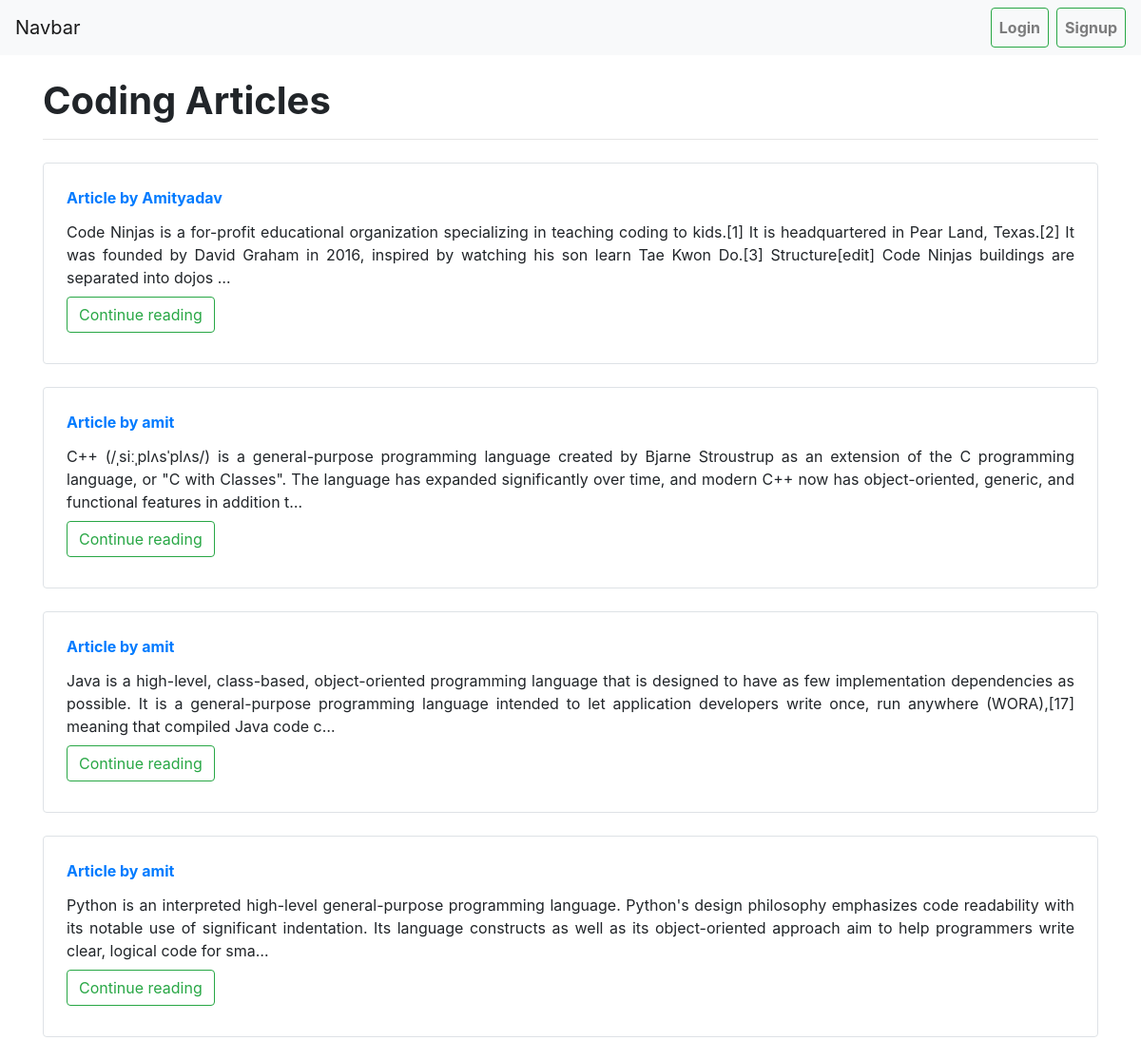
The page /bloghome on the database its author committed.
### user/models.py (models this page shows, shortened)
class Post(models.Model):
    user = models.ForeignKey(User, on_delete=models.CASCADE)
    text = models.TextField(blank = False, null = False)
    created_at = models.DateTimeField(default=timezone.now)
    updated_at = models.DateTimeField(default=timezone.now)

### user/views.py (the view)
# urls.py: path('bloghome',views.blogHome,),
def blogHome(request):
    allPosts=Post.objects.all()
    print(request.user.username)
    context={"allPosts":allPosts}
    return render(request,"user/blogHome.html",context)

### user/templates/user/blogHome.html (shortened to what this page needs)
{% extends 'user/base.html' %}
{% load crispy_forms_tags %}
{% block content %}
<div class="container my-4 text-justify">
    <h1><b>Coding Articles</b></h1>
    <hr>
    {% for post in allPosts %}
    <div style="background-color:white;" class="row no-gutters border rounded overflow-hidden flex-md-row mb-4 shadow-sm h-md-250 position-relative my-4 cbox">
        <div class="col p-4 d-flex flex-column position-static">
          <strong class="d-inline-block mb-2 text-primary">Article by {{post.user}}</strong>
          <p class="card-text mb-auto">{{post.text|truncatechars:300}}</p>
          <div class="my-2">
          <a href="/detail/{{post.id}}" role="button" class="btn btn-outline-success">Continue reading</a>
          </div>
        </div>
      </div>
    {% endfor %}
</div>
{% endblock content %}

### user/templates/user/base.html (shortened to what this page needs)
<!doctype html>
<html lang="en">
<head>
    <link rel="stylesheet" href="https://maxcdn.bootstrapcdn.com/bootstrap/4.0.0/css/bootstrap.min.css"
>
</head>
<body>
    <nav class="navbar navbar-expand-lg navbar-light bg-light">
        <a class="navbar-brand" href="#">Navbar</a>
        <div class="collapse navbar-collapse" id="navbarSupportedContent">
            <ul class="navbar-nav ml-auto">
                {% if request.user.is_authenticated %}
                <li class="nav-item">
                    <a class="nav-link btn btn-outline-success ml-2" href="/createpost"><b>Create Post</b></a>
                </li>
                <li class="nav-item">
                    <a class="nav-link btn btn-outline-success ml-2" href=""><b>Hi {{request.user}}!</b></a>
                </li>
                 <li class="nav-item ">
                    <a class="nav-link btn btn-outline-success ml-2" href="/logout"><b>Logout</b></a>
                </li>
                {% else %}
                <li class="nav-item">
                    <a class="nav-link btn btn-outline-success ml-2" href="/login"><b>Login</b></a>
                </li>
                <li class="nav-item">
                    <a class="nav-link btn btn-outline-success ml-2" href="/signup"><b>Signup</b></a>
                </li>
                {% endif %}
            </ul>
        </div>
    </nav>
    {% block content %}
    {% endblock content %}
</body>
</html>

### rows shown on the page
Post: user "Amityadav", text "Code Ninjas is a for-profit educational organization specializing in teaching coding to kids.[1] It is headquartered in Pear Land, Texas.[2] It was founded by David Graham in 2016, inspired by watching his son learn Tae Kwon Do.[3] Structure[edit] Code Ninjas buildings are separated into dojos …"
Post: user "amit", text "C++ (/ˌsiːˌplʌsˈplʌs/) is a general-purpose programming language created by Bjarne Stroustrup as an extension of the C programming language, or \"C with Classes\". The language has expanded significantly over time, and modern C++ now has object-oriented, generic, and functional features in addition t…"
Post: user "amit", text "Java is a high-level, class-based, object-oriented programming language that is designed to have as few implementation dependencies as possible. It is a general-purpose programming language intended to let application developers write once, run anywhere (WORA),[17] meaning that compiled Java code c…"
Post: user "amit", text "Python is an interpreted high-level general-purpose programming language. Python's design philosophy emphasizes code readability with its notable use of significant indentation. Its language constructs as well as its object-oriented approach aim to help programmers write clear, logical code for sma…"
